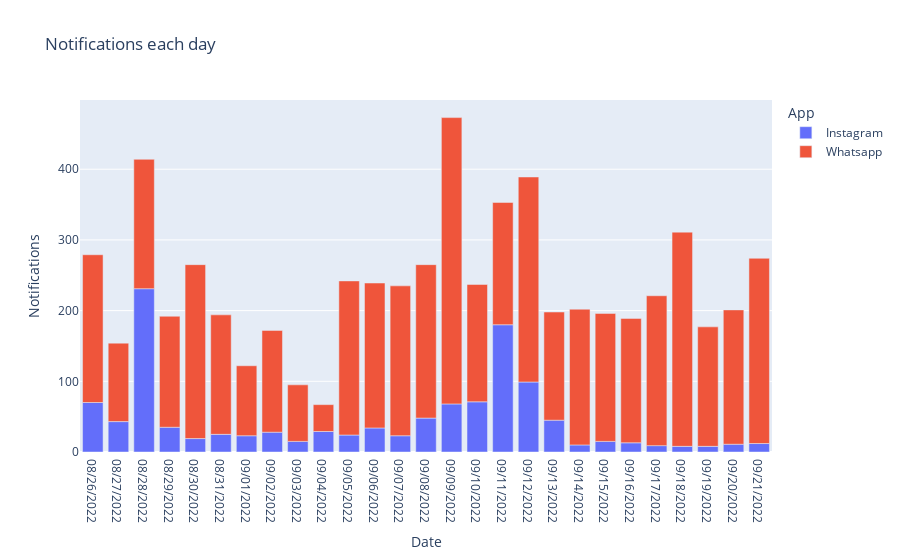

The cell this chart's notebook holds for it:
### Code cell
fig = px.bar(df, x='Date', y='Notifications', title='Notifications each day', color='App')
fig.show()

### Figure 1 — Plotly figure (JSON) as saved in the notebook; plotly's stock layout.template omitted (floating-point values rounded to 4 significant figures)
{"data": [{"alignmentgroup": "True", "hovertemplate": "App=Instagram<br>Date=%{x}<br>Notifications=%{y}<extra></extra>", "legendgroup": "Instagram", "marker": {"color": "#636efa", "pattern": {"shape": ""}}, "name": "Instagram", "offsetgroup": "Instagram", "orientation": "v", "showlegend": true, "textposition": "auto", "type": "bar", "x": ["08/26/2022", "08/27/2022", "08/28/2022", "08/29/2022", "08/30/2022", "08/31/2022", "09/01/2022", "09/02/2022", "09/03/2022", "09/04/2022", "09/05/2022", "09/06/2022", "09/07/2022", "09/08/2022", "09/09/2022", "09/10/2022", "09/11/2022", "09/12/2022", "09/13/2022", "09/14/2022", "09/15/2022", "09/16/2022", "09/17/2022", "09/18/2022", "09/19/2022", "09/20/2022", "09/21/2022"], "xaxis": "x", "y": [70, 43, 231, 35, 19, 25, 23, 28, 15, 29, 24, 34, 23, 48, 68, 71, 180, 99, 45, 10, 15, 13, 9, 8, 8, 11, 12], "yaxis": "y"}, {"alignmentgroup": "True", "hovertemplate": "App=Whatsapp<br>Date=%{x}<br>Notifications=%{y}<extra></extra>", "legendgroup": "Whatsapp", "marker": {"color": "#EF553B", "pattern": {"shape": ""}}, "name": "Whatsapp", "offsetgroup": "Whatsapp", "orientation": "v", "showlegend": true, "textposition": "auto", "type": "bar", "x": ["08/26/2022", "08/27/2022", "08/28/2022", "08/29/2022", "08/30/2022", "08/31/2022", "09/01/2022", "09/02/2022", "09/03/2022", "09/04/2022", "09/05/2022", "09/06/2022", "09/07/2022", "09/08/2022", "09/09/2022", "09/10/2022", "09/11/2022", "09/12/2022", "09/13/2022", "09/14/2022", "09/15/2022", "09/16/2022", "09/17/2022", "09/18/2022", "09/19/2022", "09/20/2022", "09/21/2022"], "xaxis": "x", "y": [209, 111, 183, 157, 246, 169, 99, 144, 80, 38, 218, 205, 212, 217, 405, 166, 173, 290, 153, 192, 181, 176, 212, 303, 169, 190, 262], "yaxis": "y"}], "layout": {"barmode": "relative", "legend": {"title": {"text": "App"}, "tracegroupgap": 0}, "title": {"text": "Notifications each day"}, "xaxis": {"anchor": "y", "domain": [0, 1], "title": {"text": "Date"}}, "yaxis": {"anchor": "x", "domain": [0, 1], "title": {"text": "Notifications"}}}}
